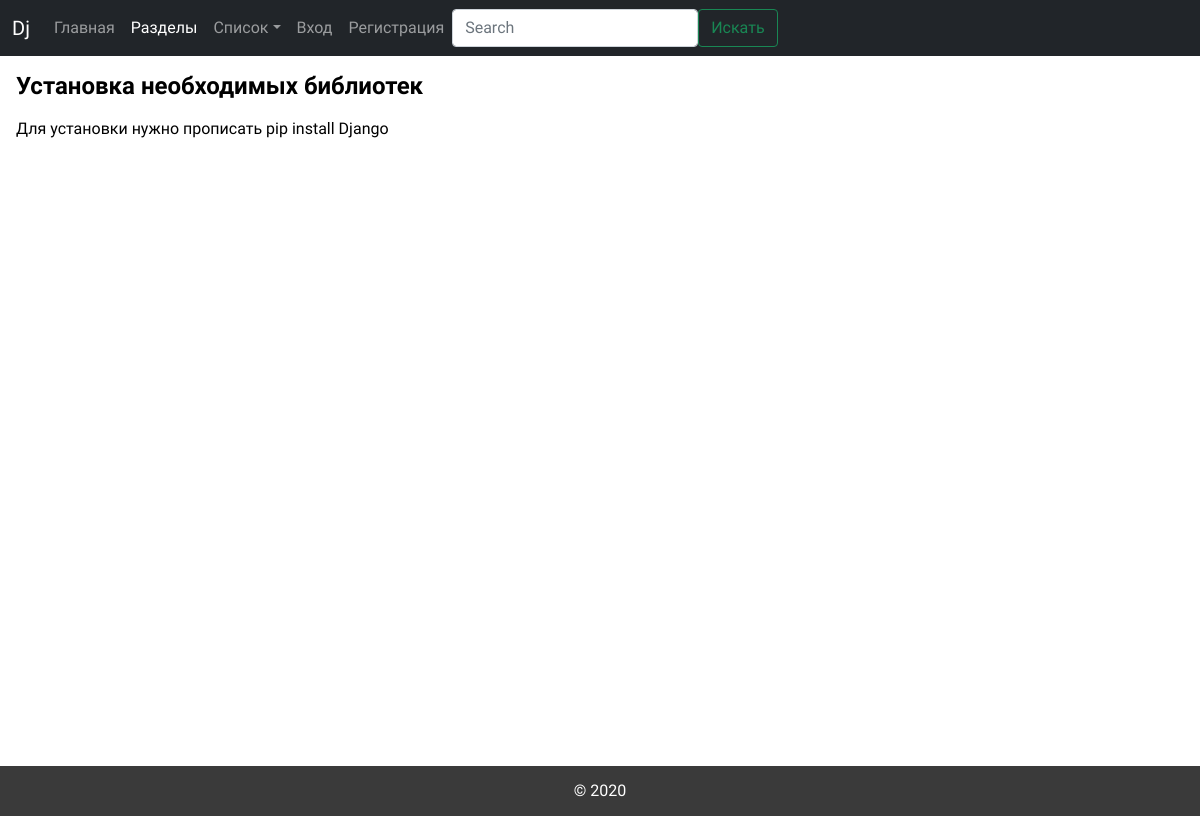
The page /learn/3 on the database its author committed.
### main/models.py (models this page shows, shortened)
class titleList(models.Model):
    id_title = models.AutoField(primary_key=True)
    id_section = models.ForeignKey(sectionList, on_delete=models.PROTECT, verbose_name="Раздел")
    title = models.CharField(max_length = 50, verbose_name="Пост")
    article_text = models.TextField(null=True, verbose_name="Текст")
    class Meta:
        verbose_name = 'Пост'
        verbose_name_plural = 'Посты'

### learn/views.py (the view)
# urls.py: path('<int:pk>', views.newDetailView.as_view(), name='news_detail'),
class newDetailView(DetailView):
    model = titleList
    template_name = "learn/page.html"
    context_object_name = "article"
    print(titleList.title)

### learn/templates/learn/page.html
{% extends "learn/wrapper.html" %}
{% block content %}
<main>
<section class="p-3 sectionMM">
    <p class="section h4 w-100">{{article.title}}</p>
    <p>
        {% autoescape off %}
        {{article.article_text|linebreaks}}
        {% endautoescape %}
    </p>
</section>
</main>
{% endblock %}

### rows shown on the page
titleList: title "Установка необходимых библиотек", article_text "Для установки нужно прописать pip install Django"
